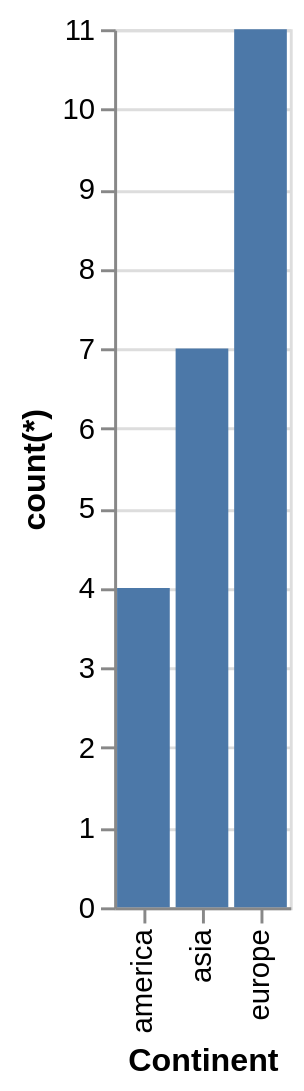

Vega-Lite specification stored for this chart:
### Vega-Lite specification from a JSON file in a GitHub repository (floating-point values rounded to 4 significant figures)
{"data": {"values": [{"x_data": "america", "y_data": 4}, {"x_data": "asia", "y_data": 7}, {"x_data": "europe", "y_data": 11}]}, "mark": "bar", "encoding": {"x": {"field": "x_data", "type": "nominal", "title": "Continent", "sort": "ascending"}, "y": {"field": "y_data", "type": "quantitative", "title": "count(*)"}}}
